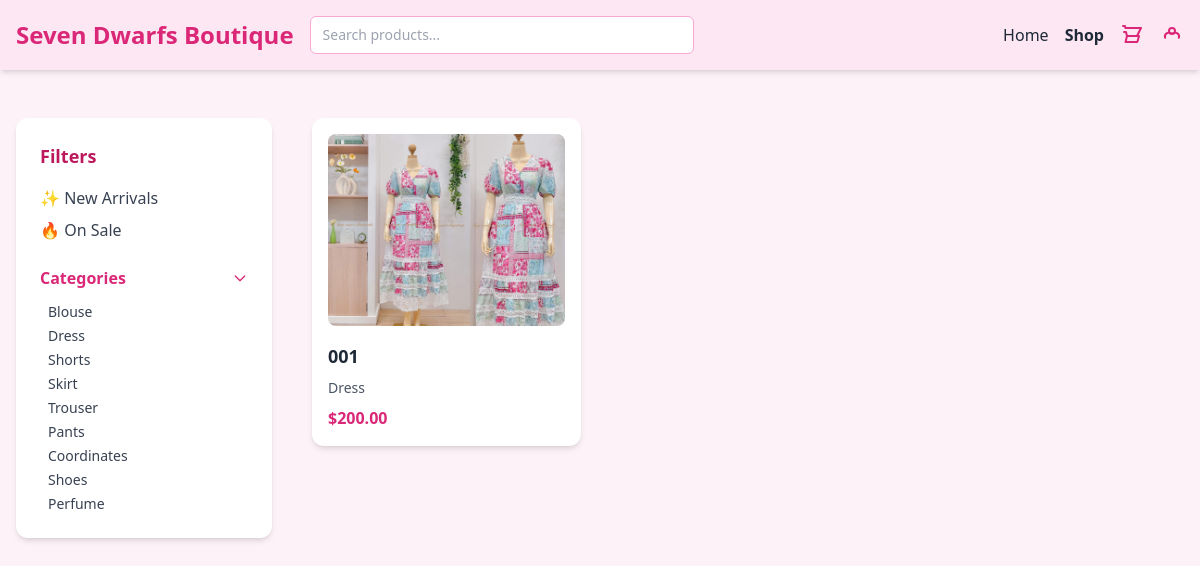
/customerside/shop.php, run on the app's committed database.
### tables this page shows
CREATE TABLE `products` (
  `product_id` int(11) NOT NULL,
  `product_name` varchar(255) DEFAULT NULL,
  `description` text DEFAULT NULL,
  `price_id` int(11) DEFAULT NULL,
  `stocks` int(11) DEFAULT NULL,
  `category_id` int(11) DEFAULT NULL,
  `image_url` varchar(255) DEFAULT NULL,
  `created_at` timestamp NOT NULL DEFAULT current_timestamp(),
  `supplier_id` int(11) DEFAULT NULL
);

CREATE TABLE `categories` (
  `category_id` int(11) NOT NULL,
  `category_name` varchar(100) NOT NULL
);

### customerside/shop.php (the view, shortened to what this page needs)
<?php
$conn = new mysqli("localhost", "root", "", "dbms");
$isLoggedIn = isset($_SESSION['customer_id']);
$selectedCategory = isset($_GET['category']) ? $_GET['category'] : null;
$sort = isset($_GET['sort']) ? $_GET['sort'] : 'latest';
$sql = "SELECT p.product_name, p.description, p.price_id AS price, p.image_url, c.category_name, p.product_id
        FROM products p
        JOIN categories c ON p.category_id = c.category_id
        WHERE p.stocks > 0";
switch ($sort) {
  default:
    $sql .= " ORDER BY p.product_id DESC";
}
$result = $conn->query($sql);
$categories = ['Blouse', 'Dress', 'Shorts', 'Skirt', 'Trouser', 'Pants', 'Coordinates', 'Shoes', 'Perfume'];
?>
<!DOCTYPE html>
<html lang="en">
<head>
  <script src="https://cdn.tailwindcss.com"></script>
</head>
<body class="bg-pink-50 text-gray-800" x-data="{ showLogin: false, showSignup: false, cartCount: 0 }" @keydown.escape.window="showLogin = false; showSignup = false">
  <nav class="bg-pink-100 shadow-md">
    <div class="max-w-7xl mx-auto px-4 py-4 flex flex-wrap items-center justify-between gap-4">
      <div class="flex flex-1 items-center gap-4">
        <h1 class="text-2xl font-bold text-pink-600 whitespace-nowrap">Seven Dwarfs Boutique</h1>
        <form action="shop.php" method="get" class="flex flex-1 max-w-sm">
          <input type="text" name="search" placeholder="Search products..."
                 class="w-full px-3 py-2 border border-pink-300 rounded-md focus:outline-none focus:ring-2 focus:ring-pink-400 text-sm">
        </form>
      </div>
      <ul class="flex flex-wrap justify-center space-x-4 text-sm md:text-base">
        <li><a href="homepage.php" class="hover:text-pink-500">Home</a></li>
        <li><a href="shop.php" class="hover:text-pink-500 font-semibold">Shop</a></li>
      </ul>
      <div class="flex items-center gap-4 text-pink-600">
        <a href="cart.php" class="hover:text-pink-500" title="Cart">
          <svg xmlns="http://www.w3.org/2000/svg" class="h-6 w-6" viewBox="0 0 24 24" fill="none" stroke="currentColor" stroke-width="2">
            <path stroke-linecap="round" stroke-linejoin="round" d="M3 3h2l.4 2M7 13h10l4-8H5.4M7 13l-1.5 6h11.1a1 1 0 001-.8l1.4-5.2H7zm0 0l-1-4H4" />
          </svg>
        </a>
<div class="relative">
  <?php if ($isLoggedIn): ?>
    <div x-data="{ open: false }" class="relative">
      <button @click="open = !open" class="hover:text-pink-500" title="Profile">
        <svg xmlns="http://www.w3.org/2000/svg" class="h-6 w-6" viewBox="0 0 24 24" fill="none" stroke="currentColor" stroke-width="2">
          <path stroke-linecap="round" stroke-linejoin="round" d="M5.121 17.804A4 4 0 0112 14a4 4 0 016.879 3.804M15 11a3 3 0 11-6 0 3 3 0 016 0z" />
        </svg>
      </button>
      <div x-show="open" @click.away="open = false" class="absolute right-0 mt-2 w-40 bg-white border border-gray-200 rounded-lg shadow-lg z-50">
        <a href="profile.php" class="block px-4 py-2 text-sm text-gray-700 hover:bg-pink-100">My Profile</a>
        <form action="logout.php" method="POST">
          <button type="submit" class="w-full text-left px-4 py-2 text-red-500 hover:bg-pink-100">Logout</button>
        </form>
      </div>
    </div>
  <?php else: ?>
    <button @click="showLogin = true" class="hover:text-pink-500" title="Profile">
      <svg xmlns="http://www.w3.org/2000/svg" class="h-6 w-6" viewBox="0 0 24 24" fill="none" stroke="currentColor" stroke-width="2">
        <path stroke-linecap="round" stroke-linejoin="round" d="M5.121 17.804A4 4 0 0112 14a4 4 0 016.879 3.804M15 11a3 3 0 11-6 0 3 3 0 016 0z" />
      </svg>
    </button>
  <?php endif; ?>
</div>
      </div>
    </div>
  </nav>
  <section class="max-w-7xl mx-auto px-4 py-12 flex gap-10">
    <aside class="w-64 bg-white rounded-xl shadow-md p-6">
      <h3 class="text-lg font-bold mb-4 text-pink-700">Filters</h3>
      <ul class="space-y-2">
        <li><a href="shop.php" class="text-gray-700 hover:text-pink-600">✨ New Arrivals</a></li>
        <li><a href="#" class="text-gray-700 hover:text-pink-600">🔥 On Sale</a></li>
      </ul>
      <div class="mt-6">
        <button class="w-full flex justify-between items-center font-semibold text-pink-600">
          Categories
          <svg class="w-4 h-4 transform transition-transform" fill="none" stroke="currentColor" viewBox="0 0 24 24">
            <path stroke-linecap="round" stroke-linejoin="round" stroke-width="2" d="M19 9l-7 7-7-7" />
          </svg>
        </button>
        <ul class="mt-3 pl-2 text-sm text-gray-700 space-y-1">
          <?php foreach ($categories as $cat): ?>
            <li>
              <a href="shop.php?category=<?= urlencode($cat) ?>"
                class="<?= $selectedCategory === $cat ? 'text-pink-600 font-semibold' : 'hover:text-pink-500' ?>">
                <?= $cat ?>
              </a>
            </li>
          <?php endforeach; ?>
        </ul>
      </div>
    </aside>
    <div class="flex-1">
      <div class="grid grid-cols-1 sm:grid-cols-2 md:grid-cols-3 gap-8">
        <?php if ($result->num_rows > 0): ?>
          <?php while($row = $result->fetch_assoc()): ?>
            <div class="bg-white rounded-xl shadow-md p-4 transform transition-transform duration-300 hover:scale-105 hover:-translate-y-2 hover:shadow-lg relative"
                 x-data="{ addedToCart: false }"
                 x-init="addedToCart = false">
              <?php
                $price = number_format($row['price'], 2);
                $productName = htmlspecialchars($row['product_name']);
                $productImage = $row['image_url'];
                $productId = $row['product_id'];
              ?>
              <a href="product_detail.php?product_id=<?= $productId ?>" class="block">
                <img src="<?= $productImage ?>" alt="<?= $productName ?>" class="w-full h-48 object-cover rounded-lg mb-4">
                <h4 class="text-lg font-semibold"><?= $productName ?></h4>
                <p class="text-sm text-gray-600 mt-2"><?= htmlspecialchars($row['category_name']) ?></p>
                <p class="font-semibold text-pink-600 mt-2">$<?= $price ?></p>
              </a>
            </div>
          <?php endwhile; ?>
        <?php else: ?>
          <p>No products found</p>
        <?php endif; ?>
      </div>
    </div>
  </section>
</body>
</html>

### data on the page
products: image_url (picture), product_name "001", category.category_name "Dress", price "200.00"

### other printed values
$cat "Blouse"
$cat "Dress"
$cat "Shorts"
$cat "Skirt"
$cat "Trouser"
$cat "Pants"
$cat "Coordinates"
$cat "Shoes"
$cat "Perfume"
